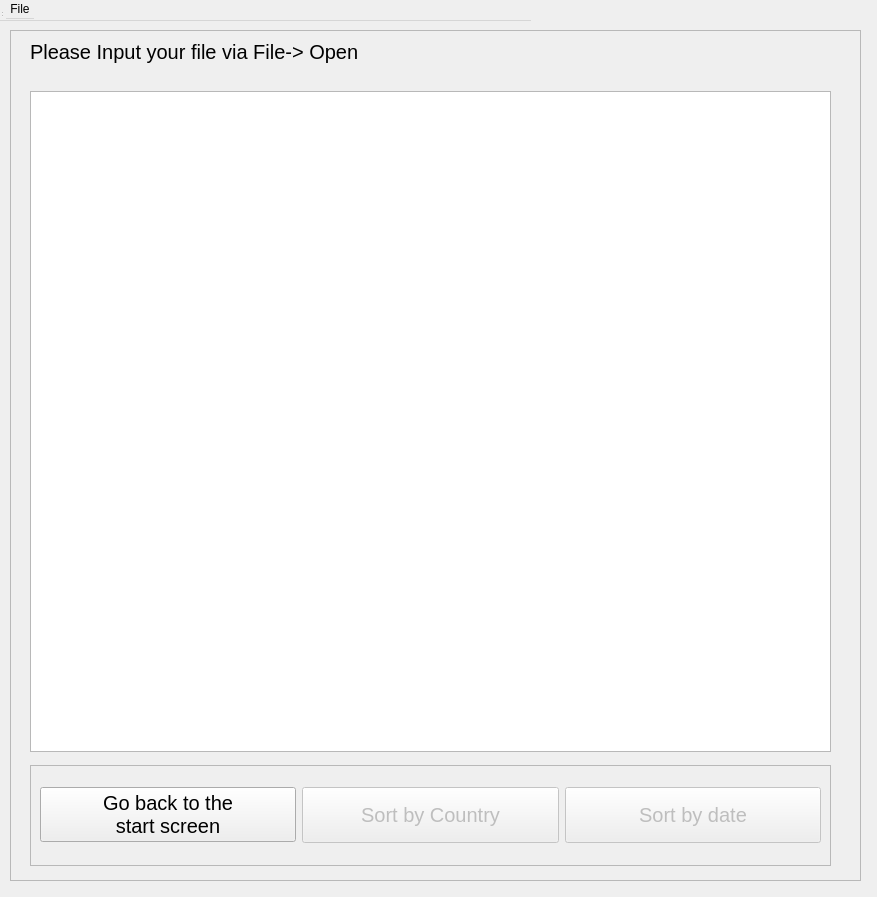
<?xml version="1.0" encoding="UTF-8"?>
<ui version="4.0">
 <class>windowOutput</class>
 <widget class="windowOutput" name="windowOutput">
  <property name="geometry">
   <rect>
    <x>0</x>
    <y>0</y>
    <width>877</width>
    <height>897</height>
   </rect>
  </property>
  <property name="windowTitle">
   <string>windowOutput</string>
  </property>
  <widget class="QWidget" name="centralwidget" native="true">
   <property name="geometry">
    <rect>
     <x>10</x>
     <y>30</y>
     <width>851</width>
     <height>851</height>
    </rect>
   </property>
   <layout class="QVBoxLayout" name="verticalLayout">
    <item>
     <widget class="QFrame" name="frame_2">
      <property name="frameShape">
       <enum>QFrame::StyledPanel</enum>
      </property>
      <property name="frameShadow">
       <enum>QFrame::Raised</enum>
      </property>
      <widget class="QFrame" name="frame">
       <property name="geometry">
        <rect>
         <x>20</x>
         <y>735</y>
         <width>801</width>
         <height>101</height>
        </rect>
       </property>
       <property name="frameShape">
        <enum>QFrame::StyledPanel</enum>
       </property>
       <property name="frameShadow">
        <enum>QFrame::Raised</enum>
       </property>
       <layout class="QGridLayout" name="gridLayout">
        <item row="0" column="0">
         <widget class="QPushButton" name="pushButton3">
          <property name="font">
           <font>
            <pointsize>15</pointsize>
           </font>
          </property>
          <property name="text">
           <string>Go back to the
start screen</string>
          </property>
          <property name="autoDefault">
           <bool>false</bool>
          </property>
         </widget>
        </item>
        <item row="0" column="1">
         <widget class="QPushButton" name="pushButtonSortCountry">
          <property name="enabled">
           <bool>false</bool>
          </property>
          <property name="minimumSize">
           <size>
            <width>0</width>
            <height>56</height>
           </size>
          </property>
          <property name="font">
           <font>
            <pointsize>15</pointsize>
           </font>
          </property>
          <property name="text">
           <string>Sort by Country</string>
          </property>
          <property name="autoDefault">
           <bool>false</bool>
          </property>
         </widget>
        </item>
        <item row="0" column="2">
         <widget class="QPushButton" name="pushButtonSortDate">
          <property name="enabled">
           <bool>false</bool>
          </property>
          <property name="minimumSize">
           <size>
            <width>0</width>
            <height>56</height>
           </size>
          </property>
          <property name="font">
           <font>
            <pointsize>15</pointsize>
           </font>
          </property>
          <property name="text">
           <string>Sort by date</string>
          </property>
          <property name="autoDefault">
           <bool>false</bool>
          </property>
         </widget>
        </item>
       </layout>
      </widget>
      <widget class="QTableView" name="tableView">
       <property name="geometry">
        <rect>
         <x>20</x>
         <y>61</y>
         <width>801</width>
         <height>661</height>
        </rect>
       </property>
      </widget>
      <widget class="QLabel" name="label">
       <property name="geometry">
        <rect>
         <x>20</x>
         <y>10</y>
         <width>333</width>
         <height>24</height>
        </rect>
       </property>
       <property name="font">
        <font>
         <pointsize>15</pointsize>
        </font>
       </property>
       <property name="text">
        <string>Please Input your file via File-&gt; Open</string>
       </property>
      </widget>
     </widget>
    </item>
   </layout>
  </widget>
  <widget class="QMenuBar" name="menubar">
   <property name="geometry">
    <rect>
     <x>0</x>
     <y>0</y>
     <width>531</width>
     <height>21</height>
    </rect>
   </property>
   <widget class="QMenu" name="menuFile">
    <property name="title">
     <string>File</string>
    </property>
    <addaction name="actionOpen"/>
   </widget>
   <addaction name="menuFile"/>
  </widget>
  <widget class="QStatusBar" name="statusbar">
   <property name="geometry">
    <rect>
     <x>0</x>
     <y>0</y>
     <width>3</width>
     <height>18</height>
    </rect>
   </property>
  </widget>
  <action name="actionOpen">
   <property name="text">
    <string>Open</string>
   </property>
  </action>
 </widget>
 <customwidgets>
  <customwidget>
   <class>windowOutput</class>
   <extends>QWidget</extends>
   <header>windowoutput.h</header>
   <container>1</container>
  </customwidget>
 </customwidgets>
 <resources/>
 <connections/>
</ui>
